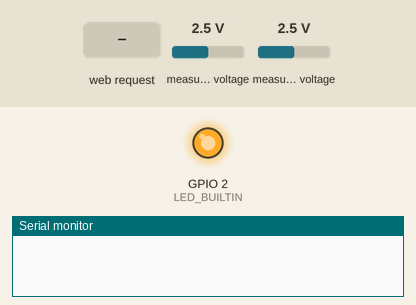
A sketch run on a simulated ESP8266 (NodeMCU). Shown: output pins drawn as LEDs (lit = HIGH, except the on-board LED, lit = LOW), the last lines printed to the serial monitor. The inputs (shaded band) are chosen by the test bench; at power-on: measured voltage 2.5 V. WiFi joins after 1.5 s; servers stay silent unless stated.

Above: at 0.0 s.
At 2.7 s:
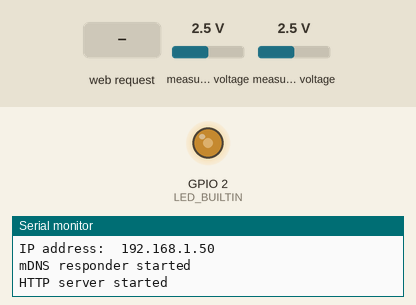
2.8 s: HTTP request GET / received
At 3.64 s:
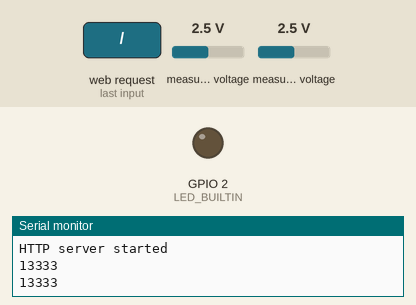
Timing chart, 0 to 5.8 s (numbered marks = the images above; inputs shaded):
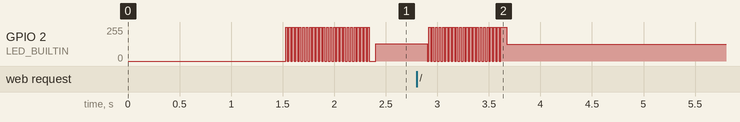

The sketch:

server.ino
```cpp
#include <ESP8266WiFi.h>
#include <WiFiClient.h>
#include <ESP8266WiFiMulti.h>
#include <ESP8266mDNS.h>
#include <ESP8266WebServer.h>   // Include the WebServer library
#include <Wire.h>
#include <Adafruit_ADS1X15.h>   // Control del ADC
#include <ArduinoJson.h>
#include <Ticker.h>

Ticker timer_medir_adc;

Adafruit_ADS1115 ads;

ESP8266WiFiMulti wifiMulti;     // Create an instance of the ESP8266WiFiMulti class, called 'wifiMulti'

ESP8266WebServer server(80);    // Create a webserver object that listens for HTTP request on port 80

void handleRoot();              // function prototypes for HTTP handlers
void handleNotFound();

#define MUESTRAS 50
#define ADS_ADDRESS 0x48
#define MEDIR 1
#define NO_MEDIR 0
#define FREC_MUESTREO 0.0083/8 // esta en SEGUNDOS ESTE DIVIDO DOS ESTA FALOPA


//Por Voy a tomar una fmax=60 Hz => por nyquist fs = 120 Hz => 8.33 mS

const int capacity = JSON_ARRAY_SIZE(MUESTRAS+1) + 2*JSON_OBJECT_SIZE(MUESTRAS); // Hago espacio en memoria para el json
StaticJsonDocument<capacity> doc;

JsonObject root = doc.to<JsonObject>();

JsonArray json = root.createNestedArray("data");       // Creo el objecto Json

String output;                                    // Acá guardo la deserializacion del json


int a = 0;
int i = 0;
int flagAdc = MEDIR;
int adcBufferTension[MUESTRAS];
int adcBufferCorriente[MUESTRAS];
int period = 2;
unsigned long time_now = 0;

void leer_adc(){
  int state = digitalRead(LED_BUILTIN);  // get the current state of GPIO1 pin
  digitalWrite(LED_BUILTIN, !state);     // set pin to the opposite state

  if(flagAdc==MEDIR){
    time_now += period;
    adcBufferCorriente[i] = ads.readADC_SingleEnded(0);  //bufferCorriente
    adcBufferTension[i] = ads.readADC_SingleEnded(1);
    i++;
  }
  if(i>=MUESTRAS)  // Si lleno el buffer
    flagAdc = NO_MEDIR;

}

void setup(void){

  pinMode(LED_BUILTIN, OUTPUT);
  Serial.begin(115200);         // Start the Serial communication to send messages to the computer
  delay(10);
  Serial.println('\n');

  Wire.begin();
  ads.begin();

  wifiMulti.addAP("Pedro_2.4GHz", "ViceCityFever142024");   // add Wi-Fi networks you want to connect to
delay(10);
  Serial.println("Connecting ...");
  int i = 0;
  while (wifiMulti.run() != WL_CONNECTED) { // Wait for the Wi-Fi to connect: scan for Wi-Fi networks, and connect to the strongest of the networks above
    delay(250);
    Serial.print('.');
  }
  Serial.println('\n');
  Serial.print("Connected to ");
  Serial.println(WiFi.SSID());              // Tell us what network we're connected to
  Serial.print("IP address:\t");
  Serial.println(WiFi.localIP());           // Send the IP address of the ESP8266 to the computer

  if (MDNS.begin("esp8266")) {              // Start the mDNS responder for esp8266.local
    Serial.println("mDNS responder started");
  } else {
    Serial.println("Error setting up MDNS responder!");
  }

  server.on("/", handleRoot);               // Call the 'handleRoot' function when a client requests URI "/"
  server.onNotFound(handleNotFound);        // When a client requests an unknown URI (i.e. something other than "/"), call function "handleNotFound"

  server.begin();                           // Actually start the server
  Serial.println("HTTP server started");

  timer_medir_adc.attach(FREC_MUESTREO, leer_adc);
}

void loop(void){
  if(flagAdc==NO_MEDIR){
    server.handleClient();    // Listen for HTTP requests from clients
  }
}

void handleRoot() {
  for(i=0;i<MUESTRAS;i++){
     //Serial.println(adcBuffer[i]);
    json[i]["tension"] = adcBufferTension[i];
    json[i]["corriente"] = adcBufferCorriente[i];
    if( i >=48){
    Serial.println(adcBufferCorriente[i]);
    }
  }

  i=0;
  serializeJson(root, output);
  server.send(200, "text/json", output);   // Send HTTP status 200 (Ok) and send some text to the browser/client
  flagAdc = MEDIR;
}

void handleNotFound(){
  server.send(404, "text/plain", "404: Not found"); // Send HTTP status 404 (Not Found) when there's no handler for the URI in the request
}
```
